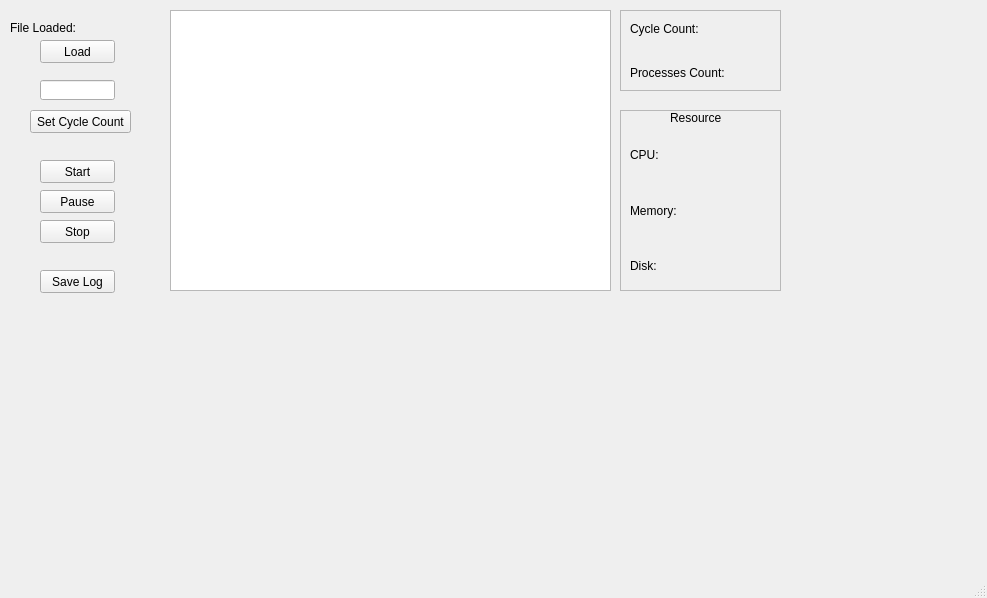
<?xml version="1.0" encoding="UTF-8"?>
<ui version="4.0">
 <class>MainWindow</class>
 <widget class="QMainWindow" name="MainWindow">
  <property name="geometry">
   <rect>
    <x>0</x>
    <y>0</y>
    <width>987</width>
    <height>598</height>
   </rect>
  </property>
  <property name="windowTitle">
   <string>Operating System Simulator</string>
  </property>
  <widget class="QWidget" name="centralwidget">
   <widget class="QPushButton" name="loadButton">
    <property name="geometry">
     <rect>
      <x>40</x>
      <y>40</y>
      <width>75</width>
      <height>23</height>
     </rect>
    </property>
    <property name="text">
     <string>Load</string>
    </property>
   </widget>
   <widget class="QLineEdit" name="cycleCountInput">
    <property name="geometry">
     <rect>
      <x>40</x>
      <y>80</y>
      <width>75</width>
      <height>20</height>
     </rect>
    </property>
    <property name="alignment">
     <set>Qt::AlignRight|Qt::AlignTrailing|Qt::AlignVCenter</set>
    </property>
   </widget>
   <widget class="QPushButton" name="setCycleButton">
    <property name="geometry">
     <rect>
      <x>30</x>
      <y>110</y>
      <width>101</width>
      <height>23</height>
     </rect>
    </property>
    <property name="text">
     <string>Set Cycle Count</string>
    </property>
   </widget>
   <widget class="QPushButton" name="startButton">
    <property name="geometry">
     <rect>
      <x>40</x>
      <y>160</y>
      <width>75</width>
      <height>23</height>
     </rect>
    </property>
    <property name="text">
     <string>Start</string>
    </property>
   </widget>
   <widget class="QPushButton" name="pauseButton">
    <property name="geometry">
     <rect>
      <x>40</x>
      <y>190</y>
      <width>75</width>
      <height>23</height>
     </rect>
    </property>
    <property name="text">
     <string>Pause</string>
    </property>
   </widget>
   <widget class="QPushButton" name="stopButton">
    <property name="geometry">
     <rect>
      <x>40</x>
      <y>220</y>
      <width>75</width>
      <height>23</height>
     </rect>
    </property>
    <property name="text">
     <string>Stop</string>
    </property>
   </widget>
   <widget class="QTextBrowser" name="proccessViewer">
    <property name="geometry">
     <rect>
      <x>170</x>
      <y>10</y>
      <width>441</width>
      <height>281</height>
     </rect>
    </property>
   </widget>
   <widget class="QLabel" name="fileLoadedLabel">
    <property name="geometry">
     <rect>
      <x>10</x>
      <y>20</y>
      <width>121</width>
      <height>16</height>
     </rect>
    </property>
    <property name="text">
     <string>File Loaded:</string>
    </property>
   </widget>
   <widget class="QPushButton" name="saveLogButton">
    <property name="geometry">
     <rect>
      <x>40</x>
      <y>270</y>
      <width>75</width>
      <height>23</height>
     </rect>
    </property>
    <property name="text">
     <string>Save Log</string>
    </property>
   </widget>
   <widget class="QFrame" name="frame">
    <property name="geometry">
     <rect>
      <x>620</x>
      <y>110</y>
      <width>161</width>
      <height>181</height>
     </rect>
    </property>
    <property name="styleSheet">
     <string notr="true">border-color: rgb(0, 0, 0);</string>
    </property>
    <property name="frameShape">
     <enum>QFrame::StyledPanel</enum>
    </property>
    <property name="frameShadow">
     <enum>QFrame::Raised</enum>
    </property>
    <widget class="QLabel" name="resourcesLabel">
     <property name="geometry">
      <rect>
       <x>50</x>
       <y>0</y>
       <width>51</width>
       <height>16</height>
      </rect>
     </property>
     <property name="text">
      <string>Resources</string>
     </property>
    </widget>
    <widget class="QWidget" name="verticalLayoutWidget_2">
     <property name="geometry">
      <rect>
       <x>0</x>
       <y>20</y>
       <width>160</width>
       <height>161</height>
      </rect>
     </property>
     <layout class="QVBoxLayout" name="verticalLayout_2">
      <item>
       <widget class="QLabel" name="CPUpercent">
        <property name="text">
         <string>CPU:</string>
        </property>
        <property name="indent">
         <number>10</number>
        </property>
       </widget>
      </item>
      <item>
       <widget class="QLabel" name="memoryUse">
        <property name="text">
         <string>Memory:</string>
        </property>
        <property name="indent">
         <number>10</number>
        </property>
       </widget>
      </item>
      <item>
       <widget class="QLabel" name="diskUse">
        <property name="text">
         <string>Disk:</string>
        </property>
        <property name="indent">
         <number>10</number>
        </property>
       </widget>
      </item>
     </layout>
    </widget>
   </widget>
   <widget class="QFrame" name="frame_2">
    <property name="geometry">
     <rect>
      <x>620</x>
      <y>10</y>
      <width>161</width>
      <height>81</height>
     </rect>
    </property>
    <property name="styleSheet">
     <string notr="true">border-color: rgb(0, 0, 0);</string>
    </property>
    <property name="frameShape">
     <enum>QFrame::StyledPanel</enum>
    </property>
    <property name="frameShadow">
     <enum>QFrame::Raised</enum>
    </property>
    <widget class="QWidget" name="verticalLayoutWidget">
     <property name="geometry">
      <rect>
       <x>0</x>
       <y>0</y>
       <width>160</width>
       <height>81</height>
      </rect>
     </property>
     <layout class="QVBoxLayout" name="verticalLayout">
      <item>
       <widget class="QLabel" name="cycleCountLabel">
        <property name="text">
         <string>Cycle Count:</string>
        </property>
        <property name="indent">
         <number>10</number>
        </property>
       </widget>
      </item>
      <item>
       <widget class="QLabel" name="processCountLabel">
        <property name="text">
         <string>Processes Count:</string>
        </property>
        <property name="indent">
         <number>10</number>
        </property>
       </widget>
      </item>
     </layout>
    </widget>
   </widget>
   <zorder>frame</zorder>
   <zorder>loadButton</zorder>
   <zorder>cycleCountInput</zorder>
   <zorder>setCycleButton</zorder>
   <zorder>startButton</zorder>
   <zorder>pauseButton</zorder>
   <zorder>stopButton</zorder>
   <zorder>proccessViewer</zorder>
   <zorder>fileLoadedLabel</zorder>
   <zorder>saveLogButton</zorder>
   <zorder>frame_2</zorder>
  </widget>
  <widget class="QMenuBar" name="menubar">
   <property name="geometry">
    <rect>
     <x>0</x>
     <y>0</y>
     <width>987</width>
     <height>21</height>
    </rect>
   </property>
  </widget>
  <widget class="QStatusBar" name="statusbar"/>
 </widget>
 <resources/>
 <connections/>
</ui>
